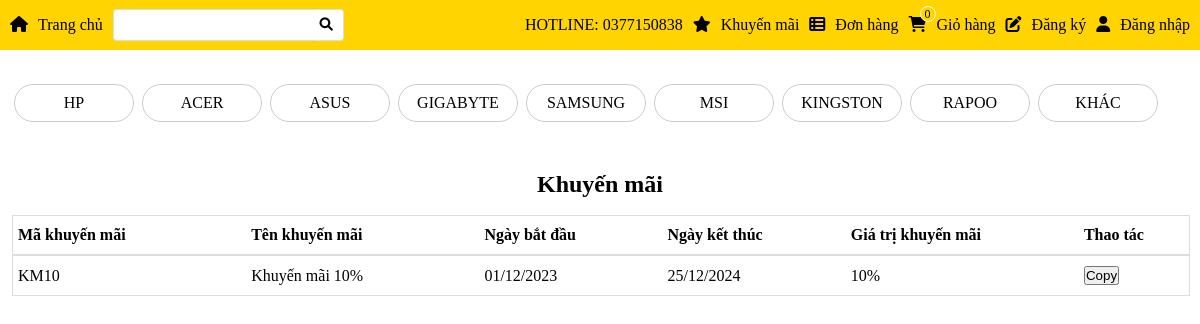
Page /webbanmaytinh/src/page/index.php?action=khuyenmai on the earlier database version.
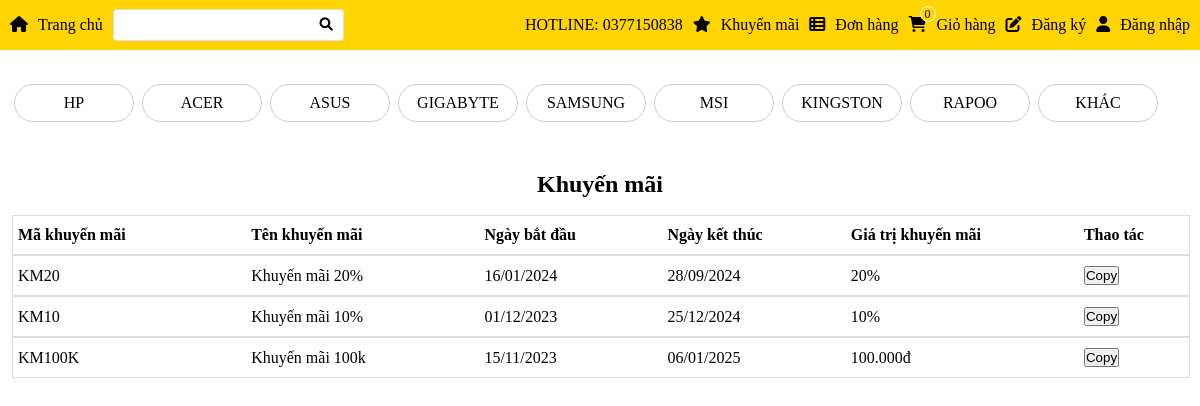
Same page on the later database version.
### tables this page shows
CREATE TABLE IF NOT EXISTS `nhasanxuat` (
  `maNhaSanXuat` varchar(50) NOT NULL,
  `tenNhaSanXuat` varchar(50) NOT NULL,
  `truSoChinh` varchar(250) NOT NULL,
  PRIMARY KEY (`maNhaSanXuat`)
);

CREATE TABLE IF NOT EXISTS `khuyenmai` (
  `maKhuyenMai` varchar(50) NOT NULL,
  `tenKhuyenMai` varchar(50) NOT NULL,
  `ngayBatDau` date DEFAULT NULL,
  `ngayKetThuc` date DEFAULT NULL,
  `maLKM` varchar(50) NOT NULL,
  `giaTriKhuyenMai` double NOT NULL,
  PRIMARY KEY (`maKhuyenMai`),
  KEY `PK_KM_LKM` (`maLKM`)
);

### webbanmaytinh/src/page/modules/khuyenmai/hienthi.php (the view, shortened to what this page needs)
<?php
include '../db/connect.php';
?>
<div class="tiltle">
    <p class="content-title">Khuyến mãi</p>
</div>
<table class="cart">
    <tr class="cart-list">
        <td class="cart-item width150"><b>Mã khuyến mãi</b> </td>
        <td class="cart-item width150"><b>Tên khuyến mãi</b></td>
        <td class="cart-item width100"><b>Ngày bắt đầu</b></td>
        <td class="cart-item width100"><b>Ngày kết thúc</b></td>
        <td class="cart-item width150"><b>Giá trị khuyến mãi</b></td>
        <td class="cart-item width100"><b>Thao tác</b></td>
    </tr>
    <?php
    $sql = "SELECT maKhuyenMai,tenKhuyenMai,ngayBatDau,ngayKetThuc,giaTriKhuyenMai,maLKM
        from khuyenmai where DATEDIFF(ngayKetThuc,CURDATE()) >= 0 ORDER BY ngayBatDau DESC";
    $result = mysqli_query($conn, $sql);
    while ($row = mysqli_fetch_array($result)) {
    ?>
        <tr class="cart-list">
            <td class="cart-item width150"><?php echo $row['maKhuyenMai'] ?></td>
            <td class="cart-item width150"><?php echo $row['tenKhuyenMai'] ?></td>
            <td class="cart-item width100"><?php echo date("d/m/Y", strtotime($row['ngayBatDau'])) ?></td>
            <td class="cart-item width100"><?php echo date("d/m/Y", strtotime($row['ngayKetThuc'])) ?></td>
            <td class="cart-item width150">
                <?php if ($row['maLKM'] == "KM1") {
                    echo number_format($row['giaTriKhuyenMai'], $decimals = 0, $dec_point = ',', $thousand_sep = '.') . 'đ';
                } else {
                    echo $row['giaTriKhuyenMai'] . '%';
                }
                ?>
            </td>
            <td class="cart-item width100">
                <button onclick="copyToClipboard('<?php echo $row['maKhuyenMai'] ?>')">Copy</button>
            </td>
        </tr>
    <?php
    }
    ?>
</table>

### webbanmaytinh/src/page/modules/sidebar.php (shortened to what this page needs)
<?php
include './../db/connect.php';
?>
<div class="sidebar">
    <ul class="sidebar-list">
        <?php
        $sql = "SELECT maNhaSanXuat,tenNhaSanXuat from nhasanxuat";
        $result = mysqli_query($conn, $sql);
        while ($row = mysqli_fetch_array($result)) { ?>
            <li class="sidebar-list-item"> <a class="sidebar-list-item-link" href="./index.php?action=nsx&&value=<?php echo $row['maNhaSanXuat'] ?>" <?php
                                                                                                                                                        ?>><?php echo $row['tenNhaSanXuat'] ?></a> </li>
        <?php
        }
        ?>
    </ul>
</div>

Differences in the rows shown:
now on this page (row edited): khuyenmai: maKhuyenMai "KM20", tenKhuyenMai "Khuyến mãi 20%", ngayBatDau "16/01/2024", ngayKetThuc "28/09/2024", giaTriKhuyenMai "20"
now on this page (row edited): khuyenmai: maKhuyenMai "KM100K", tenKhuyenMai "Khuyến mãi 100k", ngayBatDau "15/11/2023", ngayKetThuc "06/01/2025", giaTriKhuyenMai "100.000"
